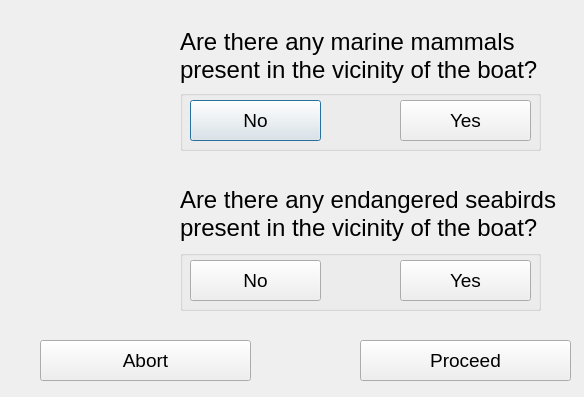
<?xml version="1.0" encoding="UTF-8"?>
<ui version="4.0">
 <class>interactionCheckDlg</class>
 <widget class="QDialog" name="interactionCheckDlg">
  <property name="geometry">
   <rect>
    <x>0</x>
    <y>0</y>
    <width>584</width>
    <height>397</height>
   </rect>
  </property>
  <property name="windowTitle">
   <string>Mammal and Bird Interaction Check</string>
  </property>
  <widget class="QLabel" name="label">
   <property name="geometry">
    <rect>
     <x>180</x>
     <y>20</y>
     <width>411</width>
     <height>71</height>
    </rect>
   </property>
   <property name="font">
    <font>
     <pointsize>18</pointsize>
    </font>
   </property>
   <property name="text">
    <string>Are there any marine mammals present in the vicinity of the boat?</string>
   </property>
   <property name="wordWrap">
    <bool>true</bool>
   </property>
  </widget>
  <widget class="QLabel" name="label_2">
   <property name="geometry">
    <rect>
     <x>180</x>
     <y>178</y>
     <width>411</width>
     <height>71</height>
    </rect>
   </property>
   <property name="font">
    <font>
     <pointsize>18</pointsize>
    </font>
   </property>
   <property name="text">
    <string>Are there any endangered seabirds present in the vicinity of the boat?</string>
   </property>
   <property name="wordWrap">
    <bool>true</bool>
   </property>
  </widget>
  <widget class="QLabel" name="pic1">
   <property name="geometry">
    <rect>
     <x>30</x>
     <y>20</y>
     <width>121</width>
     <height>121</height>
    </rect>
   </property>
   <property name="text">
    <string/>
   </property>
  </widget>
  <widget class="QLabel" name="pic2">
   <property name="geometry">
    <rect>
     <x>30</x>
     <y>180</y>
     <width>121</width>
     <height>121</height>
    </rect>
   </property>
   <property name="text">
    <string/>
   </property>
  </widget>
  <widget class="QGroupBox" name="groupBox">
   <property name="geometry">
    <rect>
     <x>180</x>
     <y>90</y>
     <width>361</width>
     <height>61</height>
    </rect>
   </property>
   <property name="title">
    <string/>
   </property>
   <widget class="QPushButton" name="noBtn1">
    <property name="geometry">
     <rect>
      <x>10</x>
      <y>10</y>
      <width>131</width>
      <height>41</height>
     </rect>
    </property>
    <property name="font">
     <font>
      <pointsize>14</pointsize>
     </font>
    </property>
    <property name="text">
     <string>No</string>
    </property>
    <property name="checkable">
     <bool>true</bool>
    </property>
    <property name="autoExclusive">
     <bool>true</bool>
    </property>
   </widget>
   <widget class="QPushButton" name="yesBtn1">
    <property name="geometry">
     <rect>
      <x>220</x>
      <y>10</y>
      <width>131</width>
      <height>41</height>
     </rect>
    </property>
    <property name="font">
     <font>
      <pointsize>14</pointsize>
     </font>
    </property>
    <property name="text">
     <string>Yes</string>
    </property>
    <property name="checkable">
     <bool>true</bool>
    </property>
    <property name="autoExclusive">
     <bool>true</bool>
    </property>
   </widget>
  </widget>
  <widget class="QPushButton" name="abortBtn">
   <property name="geometry">
    <rect>
     <x>40</x>
     <y>340</y>
     <width>211</width>
     <height>41</height>
    </rect>
   </property>
   <property name="font">
    <font>
     <pointsize>14</pointsize>
    </font>
   </property>
   <property name="text">
    <string>Abort</string>
   </property>
  </widget>
  <widget class="QPushButton" name="proceedBtn">
   <property name="geometry">
    <rect>
     <x>360</x>
     <y>340</y>
     <width>211</width>
     <height>41</height>
    </rect>
   </property>
   <property name="font">
    <font>
     <pointsize>14</pointsize>
    </font>
   </property>
   <property name="text">
    <string>Proceed</string>
   </property>
  </widget>
  <widget class="QGroupBox" name="groupBox_2">
   <property name="geometry">
    <rect>
     <x>180</x>
     <y>250</y>
     <width>361</width>
     <height>61</height>
    </rect>
   </property>
   <property name="title">
    <string/>
   </property>
   <widget class="QPushButton" name="noBtn2">
    <property name="geometry">
     <rect>
      <x>10</x>
      <y>10</y>
      <width>131</width>
      <height>41</height>
     </rect>
    </property>
    <property name="font">
     <font>
      <pointsize>14</pointsize>
     </font>
    </property>
    <property name="text">
     <string>No</string>
    </property>
    <property name="checkable">
     <bool>true</bool>
    </property>
    <property name="autoExclusive">
     <bool>true</bool>
    </property>
   </widget>
   <widget class="QPushButton" name="yesBtn2">
    <property name="geometry">
     <rect>
      <x>220</x>
      <y>10</y>
      <width>131</width>
      <height>41</height>
     </rect>
    </property>
    <property name="font">
     <font>
      <pointsize>14</pointsize>
     </font>
    </property>
    <property name="text">
     <string>Yes</string>
    </property>
    <property name="checkable">
     <bool>true</bool>
    </property>
    <property name="autoExclusive">
     <bool>true</bool>
    </property>
   </widget>
  </widget>
 </widget>
 <resources/>
 <connections/>
</ui>
